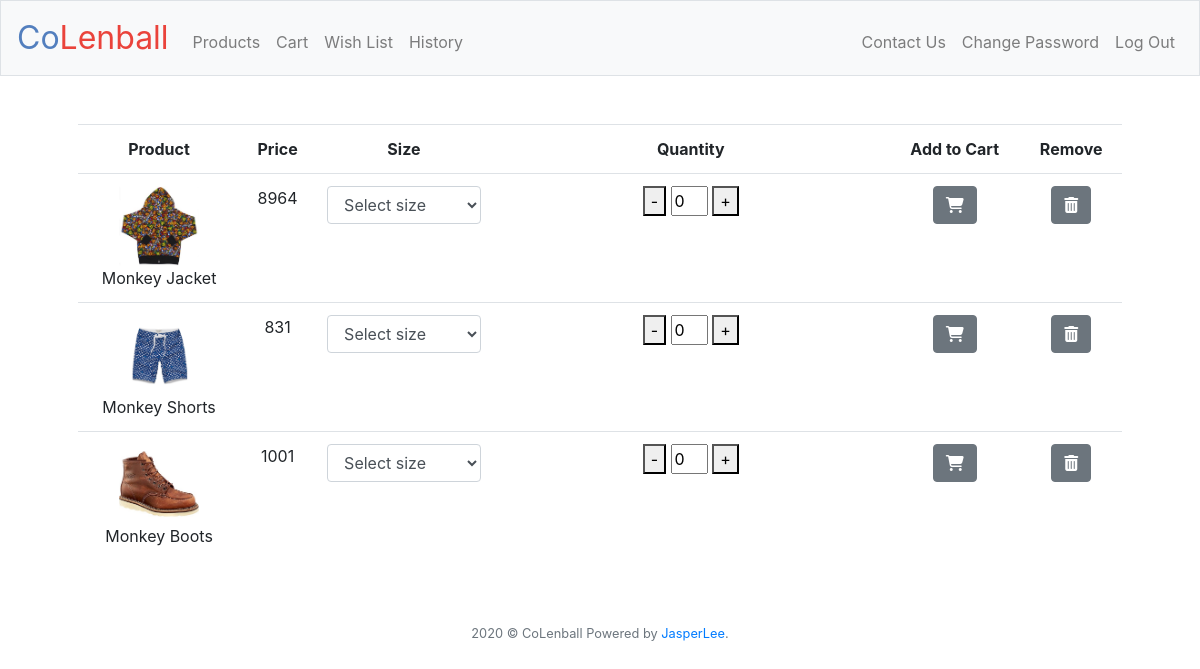
The app's page /wish (signed in) with its own data.
### tables this page shows
CREATE TABLE 'products'(
'id' INTEGER PRIMARY KEY AUTOINCREMENT NOT NULL,
'name' TEXT NOT NULL,
'price' DECIMAL(10,2) NOT NULL,
'size' TEXT);

### application.py (the view)
@app.route("/wish", methods=["GET", "POST"])
@login_required
def wish():
    rows = db.execute("SELECT p.id, p.name, p.price FROM products AS p JOIN wish AS w ON p.id = w.product_id WHERE w.user_id=:user_id", user_id=session["user_id"])
    for row in rows:
        img = "static/products/"+str(row["id"])+".jpg"
        row["img"] = img
    if request.method == "POST":
        if request.form.get("remove"):
            product_id = request.form.get("remove")
            db.execute("DELETE FROM wish WHERE product_id = :product_id AND user_id = :user_id", product_id=product_id, user_id=session["user_id"])
            msg = "Removed the selected item."
            rows = db.execute("SELECT p.id, p.name, p.price FROM products AS p JOIN wish AS w ON p.id = w.product_id WHERE w.user_id=:user_id", user_id=session["user_id"])
            for row in rows:
                img = "static/products/"+str(row["id"])+".jpg"
                row["img"] = img
            return redirect("/wish")
        if request.form.get("cart"):
            product_id = request.form.get("cart")
            product_size = request.form.get("size")
            count = int(request.form.get("count"))
            user_id = session["user_id"]
            if (product_size == "NA") or (count < 1):
                error = "Error: The quantity should be greater than 0 or the size must be chosen."
                return render_template("wish.html", rows=rows, msg=error)
            db.execute("INSERT INTO cart (user_id, product_id, count, product_size) VALUES(?, ?, ?, ?)", user_id, product_id, count, product_size)
            db.execute("DELETE FROM wish WHERE product_id = :product_id AND user_id = :user_id", product_id=product_id, user_id=session["user_id"])
            added = "Added to cart."
            rows = db.execute("SELECT p.id, p.name, p.price FROM products AS p JOIN wish AS w ON p.id = w.product_id WHERE w.user_id=:user_id", user_id=session["user_id"])
            for row in rows:
                img = "static/products/"+str(row["id"])+".jpg"
                row["img"] = img
            return render_template("wish.html", rows=rows, msg=added)
    else:
        return render_template("wish.html", rows=rows)

### application.py (called while the page is built)
@app.after_request
def after_request(response):
    response.headers["Cache-Control"] = "no-cache, no-store, must-revalidate"
    response.headers["Expires"] = 0
    response.headers["Pragma"] = "no-cache"
    return response

### helpers.py (called while the page is built)
def login_required(f):
    @wraps(f)
    def decorated_function(*args, **kwargs):
        if session.get("user_id") is None:
            return redirect("/")
        return f(*args, **kwargs)
    return decorated_function

### templates/wish.html (shortened to what this page needs)
{% extends "layout.html" %}
{% block main %}
    <form action="/wish" method="post">
    <table class="table">
        <tr style="font-weight: bold;">
            <td>Product</td> <td>Price</td> <td>Size</td> <td>Quantity</td> <td>Add to Cart</td> <td>Remove</td>
        </tr>
        {% for row in rows %}
            <tr>
                <td>
                    <div class="product-top">
                        <img src="{{row["img"]}}" width="80" height="80">
                    </div>
                    <div class="product-bottom text-center">
                        {{row['name']}}
                    </div>
                </td>
                <td>{{row['price']}}</td>
                <td>
                    <div>
                            <select autofocus class="form-control" name="size" style="width: 100%;">
                                <option value="NA">Select size</option>
                            </select>
                    </div>
                </td>
                <td>
                    <div>
                        <button type="button" onclick="decrease()">-</button>
                        <input type="text" id="count" name="count" value="0" style="width: 10%;">
                        <button type="button" onclick="increase()">+</button>
                    </div>
                </td>
                <td>
                    <button type="submit" class="btn btn-secondary" name="cart" value="{{row["id"]}}" title="cart"><i class="fa fa-shopping-cart"></i></button>
                </td>
                <td>
                    <button type="submit" class="btn btn-secondary" name="remove" value="{{row["id"]}}" title="remove"><i class="fa fa-trash"></i></button>
                </td>
            </tr>
        {% endfor %}
    </table>
    </form>
{% endblock %}

### static/styles.css (style rules this page uses)
main .form-control { display: inline-block; width: auto; }
main img { max-width: 100%; }

### records on screen
products: shows a picture, name "Monkey Jacket", price "8964", {{ row["id"] }} 1 (drawn)
products: shows a picture, name "Monkey Shorts", price "831", {{ row["id"] }} 3 (drawn)
products: shows a picture, name "Monkey Boots", price "1001", {{ row["id"] }} 4 (drawn)
